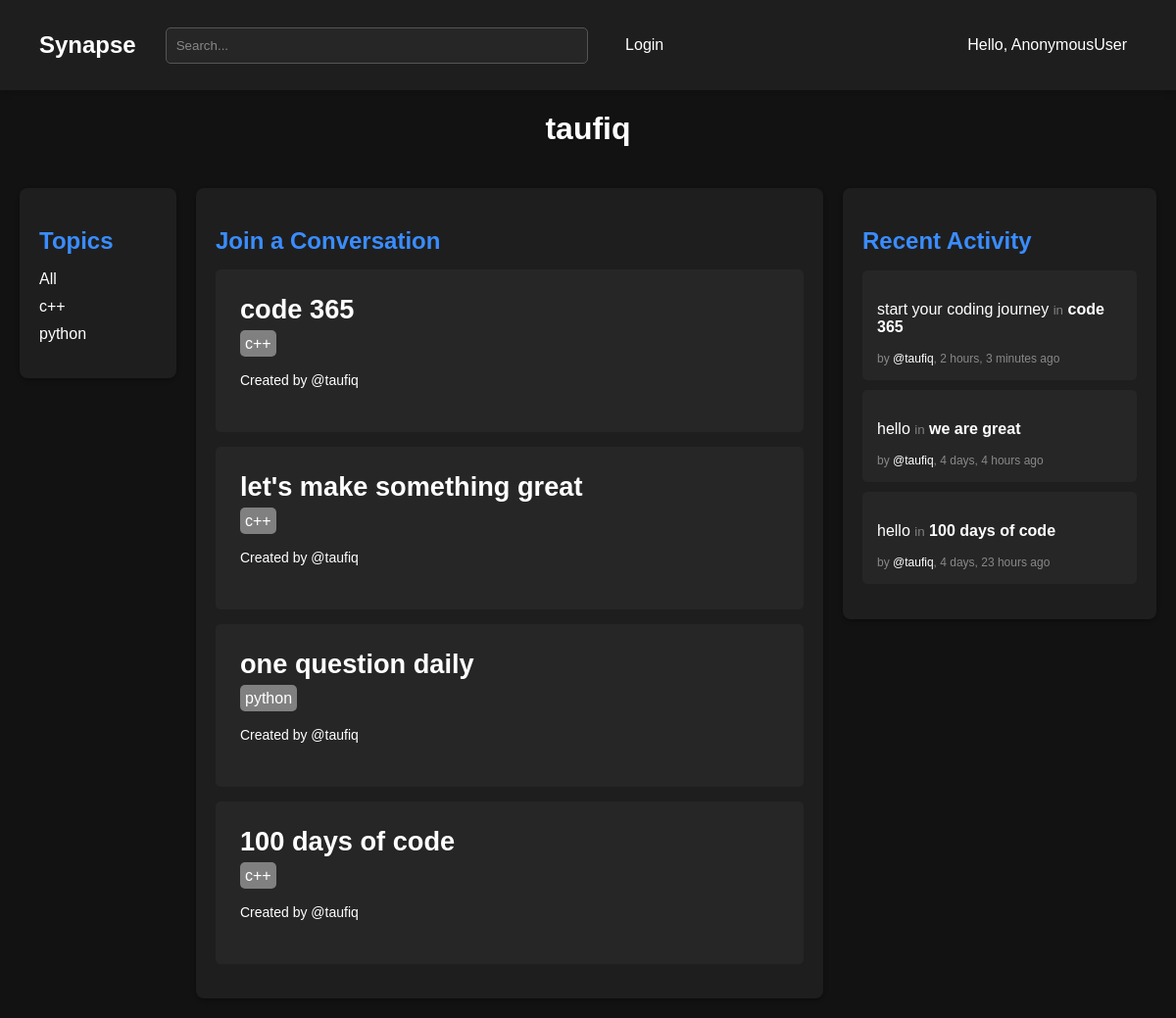
The app's page /profile/1 with its own data.
### base/models.py (models this page shows)
class Topic(models.Model):
    name = models.CharField(max_length=200)
    def __str__(self):
        return self.name

class Room(models.Model):
    host = models.ForeignKey(User, on_delete=models.SET_NULL, null=True)
    name = models.CharField(max_length=200)
    participants = models.ManyToManyField(User,related_name='participants')
    description = models.TextField(null=True, blank=True)
    topic = models.ForeignKey(Topic, on_delete=models.SET_NULL, null=True)
    updated = models.DateTimeField(auto_now= True)
    created = models.DateTimeField(auto_now_add= True)
    class Meta:
        ordering = ['-updated', 'created']
    def __str__ (self):
        return self.name

class Message(models.Model):
    user = models.ForeignKey(User, on_delete=models.CASCADE)
    body = models.TextField()
    room = models.ForeignKey(Room, related_name='messages', on_delete=models.CASCADE)
    updated = models.DateTimeField(auto_now= True)
    created = models.DateTimeField(auto_now_add= True)
    class Meta:
        ordering = ['-updated', 'created']
    def __str__ (self):
        return self.body[0:50]

### base/views.py (the view)
# urls.py: path('profile/<str:pk>', views.userProfile , name = "user-profile"),
def userProfile(request, pk):
    user = User.objects.get(id=pk)
    rooms = user.room_set.all()
    room_messages = user.message_set.all()
    topics = Topic.objects.all()
    context = {'user': user,'rooms': rooms, 'room_messages':room_messages,'topics':topics}
    return render(request, 'base/profile.html', context)

### base/templates/base/profile.html (shortened to what this page needs)
{% extends 'main.html' %}
{% block content %}
  <h1 style="text-align: center;">{{user.username}}</h1>
  <div class="dashboard">
    <div>{% include 'base/topics_component.html' %}</div>
    <div>{% include 'base/feed_component.html' %}</div>
    <div>{% include 'base/activity_component.html' %}</div>
  </div>
{% endblock %}

### base/templates/base/topics_component.html
  <div class="column topics">
    <h2>Topics</h2>
    <ul>
      <li  style="margin-bottom: 10px;"><a href="{% url 'home' %}">All</a></li>
      {% for topic in topics %}
      <div>
        <li style="margin-bottom: 10px;"><a href="{% url 'home' %}?q={{topic.name|urlencode }}"
          >{{topic.name}}</a
        ></li>
      </div>
      {% endfor %}
    </ul>
  </div>

### base/templates/base/feed_component.html (shortened to what this page needs)
<div class="column feeds">
  <h2>Join a Conversation</h2>
  {% for room in rooms %}
  <div class="feed-item">
    <div
      style="font-size: 1.7rem; font-weight: 700; padding-bottom: 10px"
      class="room-name"
    >
      <a href="{% url 'room' room.id %}">{{room.name}}</a>
    </div>
    <span style="background-color: gray; padding: 5px; border-radius: 5px;">{{room.topic}}</span>
    <div class="host-name">
      <a href="{% url 'user-profile' room.host.id %}"
        >Created by @{{room.host}}
      </a>
    </div>
  </div>
  {% endfor %}
</div>

### base/templates/base/activity_component.html (shortened to what this page needs)
<div class="column recent-activity">
  <h2>Recent Activity</h2>
  <ul>
    {% for message in room_messages %}
    <li class="activity-item">
      <p>{{message}} <small style="color: gray;">in</small> <strong>{{message.room}}</strong></p>
      <span class="activity-meta"
        >by
        <a href="{% url 'user-profile' message.user.id %}">@{{message.user}}</a
        >, {{message.created|timesince}} ago</span
      >
    </li>
    {% endfor %}
  </ul>
</div>

### static/styles/style.css (style rules this page uses)
body { margin: 0; font-family: 'Arial', sans-serif; background-color: #121212; color: #ffffff; }
a { text-decoration: none; color: white; }
.dashboard { display: grid; grid-template-columns: 1fr 4fr 2fr; gap: 20px; padding: 20px; }
.column { background-color: #1e1e1e; padding: 20px; border-radius: 8px; box-shadow: 0 2px 4px rgba(0, 0, 0, 0.3); }
h2 { color: #3a8dff; margin-bottom: 15px; }
.feed-item { background-color: #262626; padding: 25px; margin: 15px 0; border-radius: 5px; }
.host-name { font-size: 14px; margin: 10px 0px; padding: 10px 0px ; }
.room-name { font-size: 1.5rem; }
ul { list-style-type: none; padding: 0; }
.activity-item { background-color: #262626; padding: 15px; margin: 10px 0; border-radius: 5px; }
.activity-meta { display: block; font-size: 12px; color: #888888; margin-top: 5px; }

### records on screen
Topic: name "c++"
Topic: name "python"
Room: name "code 365", topic "c++", host "taufiq"
Room: name "let's make something great", topic "c++", host "taufiq"
Room: name "one question daily", topic "python", host "taufiq"
Room: name "100 days of code", topic "c++", host "taufiq"
Message: body "start your coding journey", room "code 365", user "taufiq", created "2 hours, 3 minutes"
Message: body "hello", room "we are great", user "taufiq", created "4 days, 4 hours"
Message: body "hello", room "100 days of code", user "taufiq", created "4 days, 23 hours"

### other values on screen
{{ request.user }} "AnonymousUser"
{{ user.username }} "taufiq"
